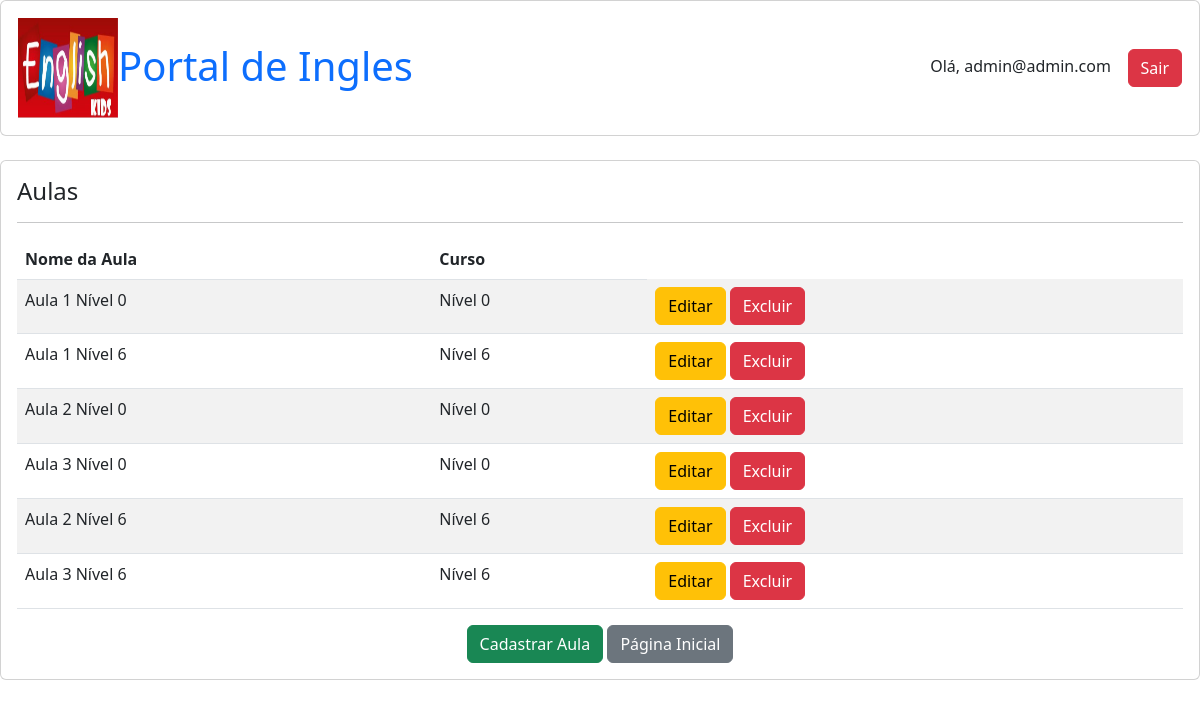
The app's page /aula (signed in) with its own data.
### portal/models.py (models this page shows, shortened)
class Usuario(AbstractUser):
    email = models.EmailField(unique=True, blank=False,
                              error_messages={
                                  'unique': "A user with that email already exists.",
                              })
    USERNAME_FIELD = "email"
    REQUIRED_FIELDS = []
    def get_full_name(self):
        return self.email
    objects = UserManager()

class Aula(models.Model):
    curso = models.ForeignKey(Curso, on_delete=models.CASCADE, related_name='aulas')
    nome_aula = models.CharField(max_length=100)
    video_url = models.CharField(max_length=100)

class Curso(models.Model):
    categoria = models.ForeignKey(Categoria, on_delete=models.SET_NULL, null=True)
    nome_curso = models.CharField(max_length=200)
    slug = models.SlugField(max_length=200, unique=True)
    usuario = models.ForeignKey(Usuario, on_delete=models.CASCADE)
    descricao = models.TextField(blank=False)
    thumbnail = models.ImageField(upload_to='thumbnails/',null=True, blank=True)
    def __str__(self):
        return self.nome_curso

### portal/views.py (the view)
# urls.py: path('aula', views.aula, name='aula'),
@staff_member_required(login_url='/login')
def aula(request):
    aulas = Aula.objects.all()
    context = {
        'aulas' : aulas
    }
    return render(request, 'aula.html', context)

### portal/templates/aula.html (shortened to what this page needs)
{% extends 'base.html' %}
{% block content %}
<div class='card'>
    <div class='card-body'>
        <h4>Aulas</h4>
        <hr>
        <table class="table table-striped">
            <thead>
                <tr>
                    <th>Nome da Aula</th>
                    <th>Curso</th>
                </tr>
            </thead>
            <tbody>
                {% for aula in aulas %}
                <tr>
                    <td>{{ aula.nome_aula }}</td>
                    <td>{{ aula.curso }}</td>
                    <td>
                        <a class="btn btn-warning" href="{% url 'aula_edit' aula.id %}">Editar</a>
                        <a class="btn btn-danger" href="{% url 'aula_delete' aula.id %}"
                        onclick="return confirm('Confirma a exclusão?')">Excluir</a>
                    </td>
                </tr>
                {% endfor %}
            </tbody>
        </table>
        <center>
            <a class="btn btn-success" href="{% url 'aula_add' %}">Cadastrar Aula</a>
            <a class="btn btn btn-secondary" href="{% url 'home' %}">Página Inicial</a>
        </center>
    </div>
</div>
{% endblock %}

### portal/templates/base.html (shortened to what this page needs)
<!DOCTYPE html>
<html lang="pt-br">
<head>
    <link rel="stylesheet" href="https://cdn.jsdelivr.net/npm/bootstrap@5.2.0/dist/css/bootstrap.min.css">
</head>
<body>
    <div class='card'>
        <div class='card-body'>
            <div class="box">
                <table width="100%">
                    <tr>
                        <td width="50%">
                            {% load static %}
                            <img src="{% static 'img/portal.png' %}" height="100px" width='100px' alt="LOGO" align="left">
                            &nbsp;<h1><a href="{% url 'home' %}" style="text-decoration:none">Portal de Ingles</a></h1>
                        </td>
                        <td width="50%" align="right">
                            {% if user.is_authenticated %}
                                Olá, {{user.get_full_name}} &nbsp;&nbsp;
                                <a class="btn btn-danger" href="{% url 'logout' %}" style="text-decoration:none">Sair</a>
                            {% else %}
                                <a href="{% url 'login' %}" style="text-decoration:none">Login</a> &nbsp;&nbsp;
                                &nbsp;&nbsp;| &nbsp;&nbsp;
                                <a href="{% url 'cadastro' %}" style="text-decoration:none">Cadastro</a> &nbsp;&nbsp;
                            {% endif %}
                        </td>
                    </tr>
                </table>
            </div>
        </div>
    </div>
    <br>
    {% block content %}
    {% endblock %}
</body>
</html>

### records on screen
Usuario: get_full_name "admin@admin.com"
Aula: nome_aula "Aula 1 Nível 0", curso "Nível 0"
Aula: nome_aula "Aula 1 Nível 6", curso "Nível 6"
Aula: nome_aula "Aula 2 Nível 0", curso "Nível 0"
Aula: nome_aula "Aula 3 Nível 0", curso "Nível 0"
Aula: nome_aula "Aula 2 Nível 6", curso "Nível 6"
Aula: nome_aula "Aula 3 Nível 6", curso "Nível 6"
